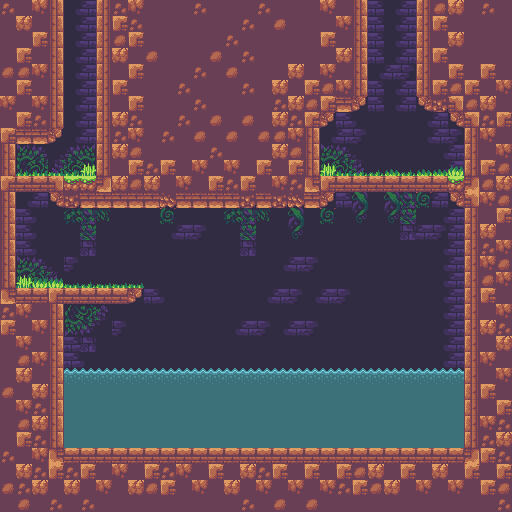

This game map was drawn from its Tiled (.tmx) file and the tilesets committed beside it. A one-line description and the trimmed map source follow:
An orthogonal 32x32 tile map with 16x16 px tiles, 7 tile layers (Background_1, Background_2, Background_3, Background_4, ...), 2 tilesets and 5 objects (4x Ladder, Item).

<map version="1.10" tiledversion="1.11.2" orientation="orthogonal" renderorder="right-down" compressionlevel="0" width="32" height="32" tilewidth="16" tileheight="16" infinite="0" backgroundcolor="#37494e" nextlayerid="10" nextobjectid="6">
 <tileset firstgid="1" name="SunnyLand_by_Ansimuz" tilewidth="16" tileheight="16" tilecount="483" columns="23" objectalignment="topleft">
  <image source="atlas/SunnyLand_by_Ansimuz-extended.png" width="368" height="336" />
 </tileset>
 <tileset firstgid="484" name="Collisions" tilewidth="16" tileheight="16" tilecount="2" columns="2" objectalignment="topleft">
  <image source="Collisions.intgrid.png" width="32" height="16" />
 </tileset>
 <layer id="1" name="Background_1" width="32" height="32">
  <data>[1024 cells, 486 non-empty, 9 distinct tile ids]</data>
 </layer>
 <layer id="2" name="Background_2" width="32" height="32">
  <data>[1024 cells, 123 non-empty, 19 distinct tile ids]</data>
 </layer>
 <layer id="3" name="Background_3" width="32" height="32">
  <data>[1024 cells, 23 non-empty, 11 distinct tile ids]</data>
 </layer>
 <layer id="4" name="Background_4" width="32" height="32">
  <data>[1024 cells, 4 non-empty, 4 distinct tile ids]</data>
 </layer>
 <layer id="5" name="Background_5" width="32" height="32">
  <data>[1024 cells, 1 non-empty, 1 distinct tile ids]</data>
 </layer>
 <layer id="7" name="Collisions_1" width="32" height="32">
  <data>[1024 cells, 694 non-empty, 18 distinct tile ids]</data>
 </layer>
 <layer id="8" name="Collisions_2" width="32" height="32">
  <data>[1024 cells, 6 non-empty, 2 distinct tile ids]</data>
 </layer>
 <objectgroup id="9" name="Entities">
  <object id="1" name="Item" type="Item" x="76" y="264" width="24" height="24">
   <properties>
    <property name="__anchorX" type="int" value="88" />
    <property name="__anchorY" type="int" value="288" />
    <property name="__cx" type="int" value="5" />
    <property name="__cy" type="int" value="17" />
    <property name="count" type="int" value="1" />
    <property name="price" type="int" value="0" />
    <property name="type" value="Fire_blade" />
   </properties>
  </object>
  <object id="2" name="Ladder" type="Ladder" x="352" y="176" width="16" height="16">
   <properties>
    <property name="__anchorX" type="int" value="352" />
    <property name="__anchorY" type="int" value="176" />
    <property name="__cx" type="int" value="22" />
    <property name="__cy" type="int" value="11" />
   </properties>
  </object>
  <object id="3" name="Ladder" type="Ladder" x="112" y="288" width="16" height="16">
   <properties>
    <property name="__anchorX" type="int" value="112" />
    <property name="__anchorY" type="int" value="288" />
    <property name="__cx" type="int" value="7" />
    <property name="__cy" type="int" value="18" />
   </properties>
  </object>
  <object id="4" name="Ladder" type="Ladder" x="80" y="0" width="16" height="16">
   <properties>
    <property name="__anchorX" type="int" value="80" />
    <property name="__anchorY" type="int" value="0" />
    <property name="__cx" type="int" value="5" />
    <property name="__cy" type="int" value="0" />
   </properties>
  </object>
  <object id="5" name="Ladder" type="Ladder" x="16" y="176" width="16" height="16">
   <properties>
    <property name="__anchorX" type="int" value="16" />
    <property name="__anchorY" type="int" value="176" />
    <property name="__cx" type="int" value="1" />
    <property name="__cy" type="int" value="11" />
   </properties>
  </object>
 </objectgroup>
</map>
